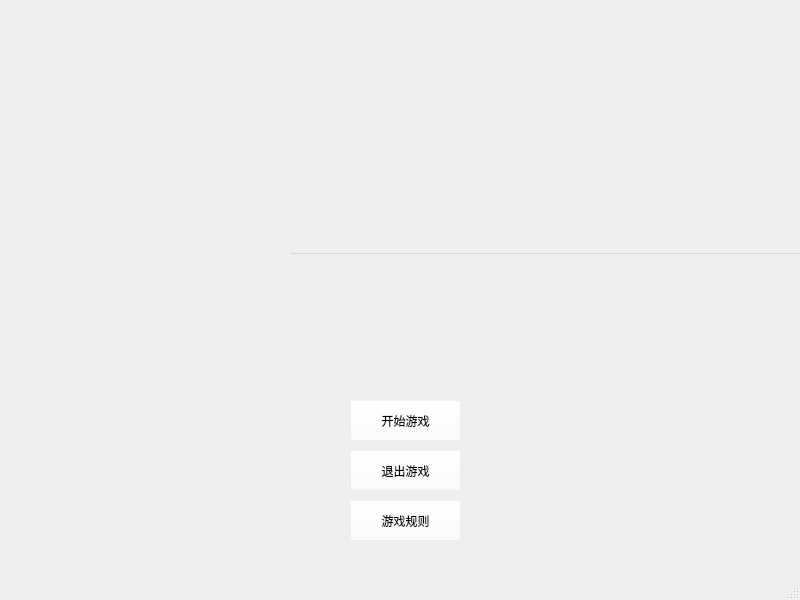
<?xml version="1.0" encoding="UTF-8"?>
<ui version="4.0">
 <class>start</class>
 <widget class="QMainWindow" name="start">
  <property name="geometry">
   <rect>
    <x>0</x>
    <y>0</y>
    <width>800</width>
    <height>600</height>
   </rect>
  </property>
  <property name="windowTitle">
   <string>MainWindow</string>
  </property>
  <widget class="QWidget" name="centralwidget">
   <widget class="QWidget" name="centralwidget_2" native="true">
    <property name="geometry">
     <rect>
      <x>0</x>
      <y>0</y>
      <width>811</width>
      <height>1021</height>
     </rect>
    </property>
    <widget class="QPushButton" name="pushButton_7">
     <property name="geometry">
      <rect>
       <x>350</x>
       <y>400</y>
       <width>111</width>
       <height>41</height>
      </rect>
     </property>
     <property name="styleSheet">
      <string notr="true">font: 24pt &quot;Gill Sans&quot;;
background-color:rgba(255,255,255,0.11);
border-color: rgb(214, 214, 214);</string>
     </property>
     <property name="text">
      <string>开始游戏</string>
     </property>
    </widget>
    <widget class="QPushButton" name="pushButton_8">
     <property name="geometry">
      <rect>
       <x>350</x>
       <y>450</y>
       <width>111</width>
       <height>41</height>
      </rect>
     </property>
     <property name="styleSheet">
      <string notr="true">font: 24pt &quot;Gill Sans&quot;;
background-color:rgba(255,255,255,0.11);
border-color: rgb(214, 214, 214);</string>
     </property>
     <property name="text">
      <string>退出游戏</string>
     </property>
    </widget>
    <widget class="QPushButton" name="pushButton_9">
     <property name="geometry">
      <rect>
       <x>350</x>
       <y>500</y>
       <width>111</width>
       <height>41</height>
      </rect>
     </property>
     <property name="styleSheet">
      <string notr="true">font: 24pt &quot;Gill Sans&quot;;
background-color:rgba(255,255,255,0.11);
border-color: rgb(214, 214, 214);</string>
     </property>
     <property name="text">
      <string>游戏规则</string>
     </property>
    </widget>
   </widget>
   <widget class="QMenuBar" name="menubar_2">
    <property name="geometry">
     <rect>
      <x>290</x>
      <y>230</y>
      <width>800</width>
      <height>24</height>
     </rect>
    </property>
   </widget>
  </widget>
  <widget class="QMenuBar" name="menubar">
   <property name="geometry">
    <rect>
     <x>0</x>
     <y>0</y>
     <width>800</width>
     <height>22</height>
    </rect>
   </property>
  </widget>
  <widget class="QStatusBar" name="statusbar"/>
 </widget>
 <resources/>
 <connections/>
</ui>
